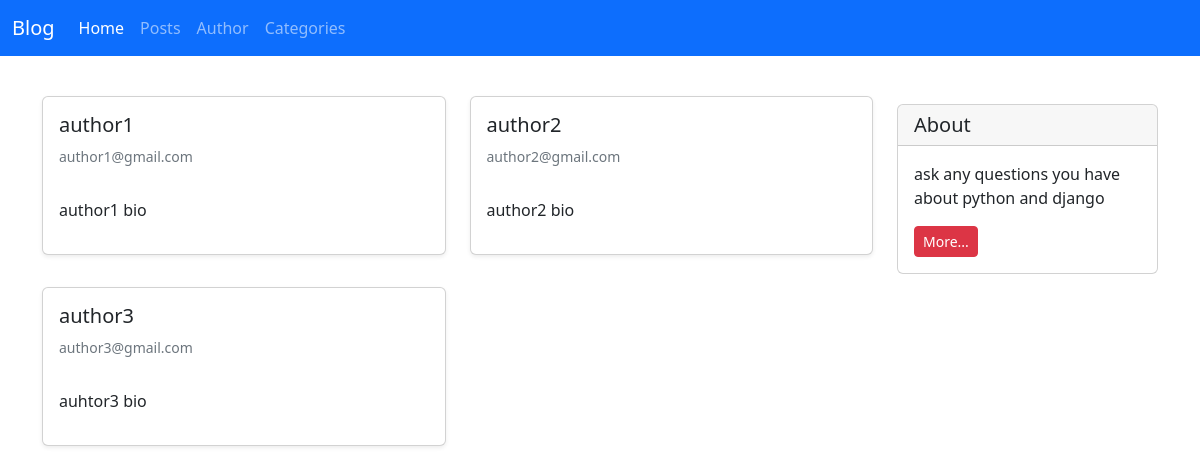
/author/, run on an earlier commit of the app's database.
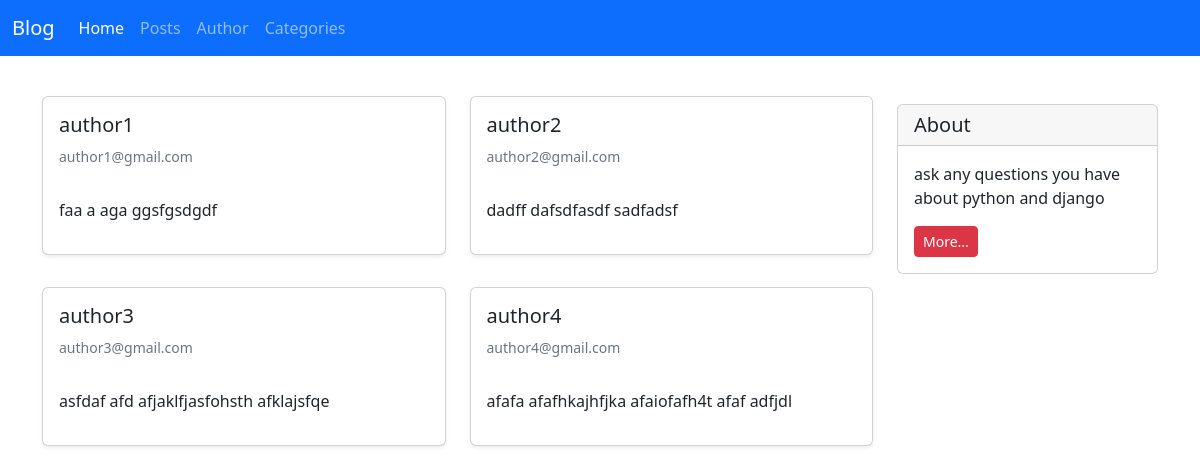
And on a later commit of the database.
### author/models.py (models this page shows, shortened)
class Author(models.Model):
    name = models.CharField(max_length=100)
    email = models.EmailField()
    bio = models.TextField()
    image = models.ImageField(upload_to="images/", null=True)

### author/views.py (the view)
# urls.py: path('', author_view, name='author_list'),
def author_view(request):
    author_list = Author.objects.all().order_by('name')
    return render(request, 'author/author_list.html', {'author_list': author_list})

### templates/author/author_list.html (shortened to what this page needs)
{% extends '_base.html' %}
{% block content %}
<div class="container mt-4">
    <div class="row">
        <div class="col-9">
            <div class="row">
                {% if author_list %}
                    {% for author in author_list %}
                        <div class="col-lg-6">
                            <a href="{% url 'author_detail' author.id%}" class="card-link">
                                <div class="card shadow-sm my-3">
                                    <div class="card-body">
                                        <h5 class="card-title">{{ author.name }}</h5>
                                        <h6 class="card-subtitle mb-2 text-muted small py-2">{{ author.email }}</h6>
                                        <p class="card-text py-3">
                                            {{ author.bio|truncatewords:10 }}
                                        </p>
                                    </div>
                                </div>
                            </a>
                        </div>
                    {% endfor %}
                {% else %}
                    <h1 class="text-bold shadow-sm">No Data Found 404!</h1>
                {% endif %}
            </div>
        </div>
        <div class="col-3">
                <div class="card my-4">
                    <h5 class="card-header">About</h5>
                    <div class="card-body">
                        <p class="card-text">ask any questions you have about python and django</p>
                        <a href="#"
                           class="btn btn-sm btn-danger">
                            More...
                        </a>
                    </div>
                </div>
        </div>
    </div>
</div>
{% endblock %}

What changed in the data, as far as the page shows it:
changed Author "author1": bio "author1 bio" → "faa a aga ggsfgsdgdf"
changed Author "author2": bio "author2 bio" → "dadff dafsdfasdf sadfadsf"
changed Author "author3": bio "auhtor3 bio" → "asfdaf afd afjaklfjasfohsth afklajsfqe"
added Author: name "author4", email "author4@gmail.com", bio "afafa afafhkajhfjka afaiofafh4t afaf adfjdl"
